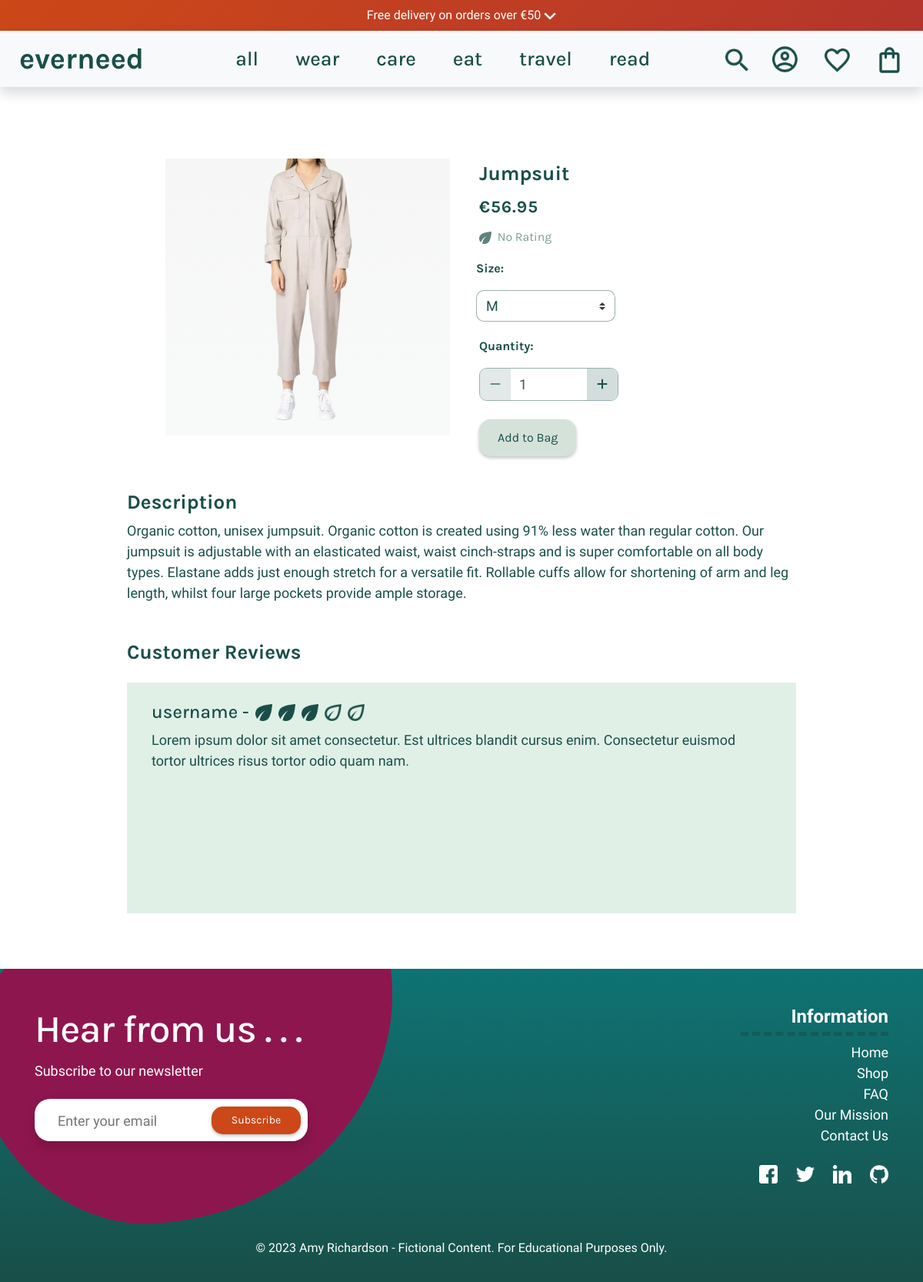
/products/1, run on the app's committed database.
### products/models.py (models this page shows, shortened)
class Product(models.Model):
    category = models.ForeignKey(
        'Category', null=True, blank=True, on_delete=models.SET_NULL)
    sku = models.CharField(
        max_length=254, null=True, blank=True)
    name = models.CharField(max_length=254)
    description = models.TextField(max_length=1024, default='')
    price = models.DecimalField(max_digits=6, decimal_places=2)
    sale_price = models.DecimalField(
        max_digits=6, decimal_places=2, null=True, blank=True)
    discount = models.DecimalField(
        max_digits=6, decimal_places=2, null=True, blank=True)
    has_sizes = models.BooleanField(default=False, null=True, blank=True)
    ml_sizes = models.BooleanField(default=False, null=True, blank=True)
    is_shoe = models.BooleanField(default=False, null=True, blank=True)
    carbon_fp = models.DecimalField(
        max_digits=6, decimal_places=2, blank=True, null=True)
    carbon_saved = models.DecimalField(
        max_digits=6, decimal_places=2, blank=True, null=True)
    rating = models.DecimalField(max_digits=6, decimal_places=2, null=True,
                                 blank=True)
    image_url = models.URLField(
        max_length=1024, null=True, blank=True)
    image = models.ImageField(null=True, blank=True)
    feature_product = models.BooleanField(default=False, blank=True)
    is_sale = models.BooleanField(default=False)

### products/views.py (the view)
# urls.py: path('<product_id>', views.product_detail, name='product_detail'),
def product_detail(request, product_id):
    product = get_object_or_404(Product, pk=product_id)
    context = {
        'product': product,
    }
    return render(request, 'products/product_detail.html', context)

### wishlist/contexts.py (called while the page is built)
def wishlist_items(request):
    wishlist_items = []
    if request.user.is_authenticated:
        user_profile = UserProfile.objects.get(user=request.user)
        wishlist_items = Wishlist.objects.filter(user_profile=user_profile)
    return {
        'user_wishlist': wishlist_items,
    }

### products/templates/products/product_detail.html (shortened to what this page needs)
{% extends 'base.html' %}
{% load static %}
{% block content %}
<div class="container-fluid my-5">
    <div class="row">
        <div class="col-12 col-md-6 col-lg-4 offset-lg-2">
            <div class="image-container my-5">
                {% if product.image %}
                <a href="{{ product.image.url }}" target="_blank">
                    <img class="card-img-top img-fluid product-image" src="{{ product.image.url }}" alt="{{ product.name }}">
                </a>
                {% else %}
                <a href="">
                    <img class="card-img-top img-fluid product-image" src="{{ MEDIA_URL }}product_placeholder.png" alt="{{ product.name }}">
                </a>
                {% endif %}
            </div>
        </div>
        <div class="col-12 col-md-6 col-lg-4">
            <div class="product-details-container mb-5 mt-md-5 mx-1">
                <div class="row justify-content-between m-1">
                    <div>
                    <p class="mr-5 mb-1 prod-title">{{ product.name }}</p>
                    </div>
                </div>
                <p class="lead mb-0 text-left ml-1 mb-2 font-weight-bold prod-price">€{{ product.price }}</p>
                <div class="prod-rating ml-1">
                    {% if product.rating %}
                    <small class="text-muted"><img src="{% static 'icons/eco_leaf_full.png' %}" class="rating-leaf"
                            alt="eco leaf icon for rating">{{ product.rating }} / 5</small>
                    {% else %}
                    <small class="text-muted"><img src="{% static 'icons/eco_leaf_full.png' %}" class="rating-leaf mr-1"
                            alt="eco leaf icon for rating"> No Rating</small>
                    {% endif %}
                </div>
                <form class="form" action="{% url 'add_to_bag' product.id %}" method="POST">
                    <div class="form-row">
                        {% with product.has_sizes as s %}
                        {% if s %}
                        <div class="col-12 mt-3">
                            <p><strong>Size:</strong></p>
                            <select class="form-control custom-select w-50" name="product_size" id='id_product_size'>
                                {% if product.is_shoe %}
                                <option value="32-34">32-34</option>
                                <option value="35-36">35-36</option>
                                <option value="38-40">38-40</option>
                                <option value="41-43">41-43</option>
                                <option value="44-46">44-46</option>
                                {% elif product.ml_sizes %}
                                <option value="m">M</option>
                                <option value="l">L</option>
                                {% else %}
                                <option value="m" selected>M</option>
                                {% endif %}
                            </select>
                        </div>
                        {% endif %}
                        <div class="col-12 m-1">
                            <p class="mt-3"><strong>Quantity:</strong></p>
                            <div class="form-group w-50">
                                <div class="input-group border-quantity">
                                    <div class="input-group-prepend">
                                        <button class="decrement-qty btn quantity-muted" data-item_id="{{ product.id }}"
                                            id="decrement-qty_{{ product.id }}">
                                            <span class="icon">
                                                <i class="fas fa-minus"></i>
                                            </span>
                                        </button>
                                    </div>
                                    <input class="form-control qty_input" type="number" name="quantity" value="1" min="1" max="99"
                                        data-item_id="{{ product.id }}" id="id_qty_{{ product.id }}">
                                    <div class="input-group-append">
                                        <button class="increment-qty btn quantity-muted" data-item_id="{{ product.id }}"
                                            id="increment-qty_{{ product.id }}">
                                            <span class="icon">
                                                <i class="fas fa-plus"></i>
                                            </span>
                                        </button>
                                    </div>
                                </div>
                            </div>
                        </div>
                        <div class="col-12">
                            <input type="submit" class="wishlist-btn m-1 p-2 px-4" value="Add to Bag">
                        </div>
                        {% endwith %}
                    </div>
                </form>
            </div>
        </div>
        <div class="row w-75 mx-auto lower-product mx-1">
        <div class="col-12 col-md-12 col-lg-12">
            <h3 class="prod-title">Description</h3>
            <p class="mb-4 prod-description">{{ product.description }}</p>
        </div>
        <div class="col-12 col-md-12 col-lg-12">
            <div class="my-4">
            <h3 class="prod-title">Customer Reviews</h3>
            </div>
            <div class="mb-4 prod-reviews">
                <div class="rating-section row ml-2">
                    <div class="username mt-4 ml-4">
                        <h4 class="">username - </h4>
                    </div>
                    <div class="row ml-2 mt-4 pt-1">
                        <img src="{% static 'icons/eco_leaf_full.png' %}" class="review-leaf mr-2" alt="1 point for review - full leaf">
                        <img src="{% static 'icons/eco_leaf_full.png' %}" class="review-leaf mr-2" alt="1 point for review - full leaf">
                        <img src="{% static 'icons/eco_leaf_full.png' %}" class="review-leaf mr-2" alt="1 point for review - full leaf">
                        <img src="{% static 'icons/eco_leaf.png' %}" class="review-leaf mr-2" alt="1 point for review - full leaf">
                        <img src="{% static 'icons/eco_leaf.png' %}" class="review-leaf mr-2" alt="1 point for review - full leaf">
                    </div>
                </div>
                <div class="review-txt mx-4">
                    <p class="prod-description mx-2">Lorem ipsum dolor sit amet consectetur. Est ultrices blandit cursus enim.
                        Consectetur
                        euismod tortor ultrices risus
                        tortor odio quam nam.</p>
                </div>
            </div>
        </div>
        </div>
        </div>
    </div>
{% endblock %}

### static/css/base.css (style rules this page uses)
:root { --title: 'Karla', sans-serif; --main-font: 'Inconsolata', monospace; --forest: #194f49; --yellow: #ffc824; --bluegreen: #0e7373; --purple: #8E164E; --gold: #CC4818; --white: #fff; --black: #0d0d0d; }
html { scroll-behavior: smooth; }
body { display: flex; flex-direction: column; overflow: auto; font-family: var(--title); }
h1, h2, h3, h4, h5, h6, header { font-family: var(--title); }
a, a span { color: var(--forest); text-decoration: none !important; }
strong, p, .icon-green { color: var(--forest); }
.custom-select { color: var(--forest); }
.form-control { border-radius: 10px; font-size: 18px; border: 1px solid #194f4970; font-family: var(--main-font); }
.border-quantity { border: 1px solid #194f4970; border-radius: 10px; }
.input-group:not(.has-validation)>.form-control:not(:last-child), .decrement-qty.btn { border-top-left-radius: 10px; border-bottom-left-radius: 10px; background-color: #194f4930; outline: none !important; outline-width: 0 !important; box-shadow: none; -moz-box-shadow: none; -webkit-box-shadow: none; }
.input-group:not(.has-validation)>.form-control:not(:last-child) { border-top-left-radius: 0px; border-bottom-left-radius: 0px; background-color: #fff; border: none; }
.input-group>.form-control:not(:first-child), .increment-qty.btn { border-top-right-radius: 10px; border-bottom-right-radius: 10px; background-color: #194f4930; outline: none !important; outline-width: 0 !important; box-shadow: none; -moz-box-shadow: none; -webkit-box-shadow: none; }
input { border-radius: 10px; }
.product-image { width: 100%; height: 360px; object-fit: contain; background: linear-gradient(to bottom, #f6f6f6, #f8faf9); }
.prod-title { color: var(--forest); font-size: 26px; font-weight: bold; }
.prod-price { font-size: 22px; letter-spacing: 1px; }
.prod-description { font-family: var(--main-font); font-size: 18px; }
.prod-rating { font-size: 18px; }
.prod-reviews { height: 300px; width: auto; background-color: #E1F0E7; }
.text-muted { color: #194f4990 !important; }
.quantity-muted { color: #194f49; }
.wishlist-btn { border-radius: 15px; background-color: #d5e2da; color: var(--forest); border: none; filter: drop-shadow(0px 2px 2px rgba(0, 0, 0, 0.25)); transition: transform 0.3s ease; transform-origin: center; font-size: 16px; display: inline-flex; align-items: center; height: 100%; }
.username { color: var(--forest); font-size: 22px; }
.rating-leaf { width: 16px; height: 16px; opacity: 0.7; }
.review-leaf { height: 22px; width: 22px; }

### data on the page
Product: image (picture), name "Jumpsuit", price "56.95", product_size "M", quantity "1", description "Organic cotton, unisex jumpsuit. Organic cotton is created using 91% less water than regular cotton. Our jumpsuit is adjustable with an elasticated waist, waist cinch-straps and is super comfortable on all body types. Elastane adds just enough stretch for a versatile fit. Rollable cuffs allow for shortening of arm and leg length, whilst four large pockets provide ample storage."

### other printed values
{{ free_delivery_threshold }} "50"
